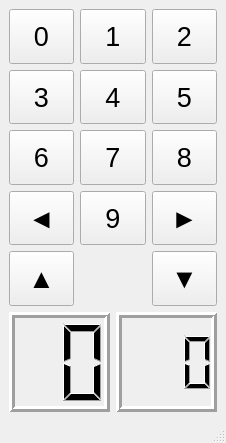
<?xml version="1.0" encoding="UTF-8"?>
<ui version="4.0">
 <class>MainWindow</class>
 <widget class="QMainWindow" name="MainWindow">
  <property name="geometry">
   <rect>
    <x>0</x>
    <y>0</y>
    <width>226</width>
    <height>443</height>
   </rect>
  </property>
  <property name="windowTitle">
   <string>MainWindow</string>
  </property>
  <widget class="QWidget" name="centralwidget">
   <layout class="QGridLayout" name="gridLayout_2">
    <item row="0" column="0">
     <layout class="QGridLayout" name="gridLayout">
      <item row="0" column="2">
       <widget class="QPushButton" name="pushButton_3">
        <property name="sizePolicy">
         <sizepolicy hsizetype="Expanding" vsizetype="Expanding">
          <horstretch>0</horstretch>
          <verstretch>0</verstretch>
         </sizepolicy>
        </property>
        <property name="minimumSize">
         <size>
          <width>50</width>
          <height>50</height>
         </size>
        </property>
        <property name="font">
         <font>
          <pointsize>20</pointsize>
         </font>
        </property>
        <property name="text">
         <string>2</string>
        </property>
       </widget>
      </item>
      <item row="3" column="0">
       <widget class="QPushButton" name="pushButton_10">
        <property name="sizePolicy">
         <sizepolicy hsizetype="Expanding" vsizetype="Expanding">
          <horstretch>0</horstretch>
          <verstretch>0</verstretch>
         </sizepolicy>
        </property>
        <property name="minimumSize">
         <size>
          <width>50</width>
          <height>50</height>
         </size>
        </property>
        <property name="font">
         <font>
          <pointsize>20</pointsize>
         </font>
        </property>
        <property name="text">
         <string>◄</string>
        </property>
       </widget>
      </item>
      <item row="1" column="0">
       <widget class="QPushButton" name="pushButton_4">
        <property name="sizePolicy">
         <sizepolicy hsizetype="Expanding" vsizetype="Expanding">
          <horstretch>0</horstretch>
          <verstretch>0</verstretch>
         </sizepolicy>
        </property>
        <property name="minimumSize">
         <size>
          <width>50</width>
          <height>50</height>
         </size>
        </property>
        <property name="font">
         <font>
          <pointsize>20</pointsize>
         </font>
        </property>
        <property name="text">
         <string>3</string>
        </property>
       </widget>
      </item>
      <item row="3" column="1">
       <widget class="QPushButton" name="pushButton_11">
        <property name="sizePolicy">
         <sizepolicy hsizetype="Expanding" vsizetype="Expanding">
          <horstretch>0</horstretch>
          <verstretch>0</verstretch>
         </sizepolicy>
        </property>
        <property name="minimumSize">
         <size>
          <width>50</width>
          <height>50</height>
         </size>
        </property>
        <property name="font">
         <font>
          <pointsize>20</pointsize>
         </font>
        </property>
        <property name="text">
         <string>9</string>
        </property>
       </widget>
      </item>
      <item row="2" column="1">
       <widget class="QPushButton" name="pushButton_8">
        <property name="sizePolicy">
         <sizepolicy hsizetype="Expanding" vsizetype="Expanding">
          <horstretch>0</horstretch>
          <verstretch>0</verstretch>
         </sizepolicy>
        </property>
        <property name="minimumSize">
         <size>
          <width>50</width>
          <height>50</height>
         </size>
        </property>
        <property name="font">
         <font>
          <pointsize>20</pointsize>
         </font>
        </property>
        <property name="text">
         <string>7</string>
        </property>
       </widget>
      </item>
      <item row="2" column="2">
       <widget class="QPushButton" name="pushButton_9">
        <property name="sizePolicy">
         <sizepolicy hsizetype="Expanding" vsizetype="Expanding">
          <horstretch>0</horstretch>
          <verstretch>0</verstretch>
         </sizepolicy>
        </property>
        <property name="minimumSize">
         <size>
          <width>50</width>
          <height>50</height>
         </size>
        </property>
        <property name="font">
         <font>
          <pointsize>20</pointsize>
         </font>
        </property>
        <property name="text">
         <string>8</string>
        </property>
       </widget>
      </item>
      <item row="2" column="0">
       <widget class="QPushButton" name="pushButton_7">
        <property name="sizePolicy">
         <sizepolicy hsizetype="Expanding" vsizetype="Expanding">
          <horstretch>0</horstretch>
          <verstretch>0</verstretch>
         </sizepolicy>
        </property>
        <property name="minimumSize">
         <size>
          <width>50</width>
          <height>50</height>
         </size>
        </property>
        <property name="font">
         <font>
          <pointsize>20</pointsize>
         </font>
        </property>
        <property name="text">
         <string>6</string>
        </property>
       </widget>
      </item>
      <item row="0" column="1">
       <widget class="QPushButton" name="pushButton_2">
        <property name="sizePolicy">
         <sizepolicy hsizetype="Expanding" vsizetype="Expanding">
          <horstretch>0</horstretch>
          <verstretch>0</verstretch>
         </sizepolicy>
        </property>
        <property name="minimumSize">
         <size>
          <width>50</width>
          <height>50</height>
         </size>
        </property>
        <property name="font">
         <font>
          <pointsize>20</pointsize>
         </font>
        </property>
        <property name="text">
         <string>1</string>
        </property>
       </widget>
      </item>
      <item row="3" column="2">
       <widget class="QPushButton" name="pushButton_12">
        <property name="sizePolicy">
         <sizepolicy hsizetype="Expanding" vsizetype="Expanding">
          <horstretch>0</horstretch>
          <verstretch>0</verstretch>
         </sizepolicy>
        </property>
        <property name="minimumSize">
         <size>
          <width>50</width>
          <height>50</height>
         </size>
        </property>
        <property name="font">
         <font>
          <pointsize>20</pointsize>
         </font>
        </property>
        <property name="text">
         <string>►</string>
        </property>
       </widget>
      </item>
      <item row="4" column="0">
       <widget class="QPushButton" name="pushButton_14">
        <property name="sizePolicy">
         <sizepolicy hsizetype="Expanding" vsizetype="Expanding">
          <horstretch>0</horstretch>
          <verstretch>0</verstretch>
         </sizepolicy>
        </property>
        <property name="minimumSize">
         <size>
          <width>50</width>
          <height>50</height>
         </size>
        </property>
        <property name="font">
         <font>
          <pointsize>20</pointsize>
         </font>
        </property>
        <property name="text">
         <string>▲</string>
        </property>
       </widget>
      </item>
      <item row="1" column="2">
       <widget class="QPushButton" name="pushButton_6">
        <property name="sizePolicy">
         <sizepolicy hsizetype="Expanding" vsizetype="Expanding">
          <horstretch>0</horstretch>
          <verstretch>0</verstretch>
         </sizepolicy>
        </property>
        <property name="minimumSize">
         <size>
          <width>50</width>
          <height>50</height>
         </size>
        </property>
        <property name="font">
         <font>
          <pointsize>20</pointsize>
         </font>
        </property>
        <property name="text">
         <string>5</string>
        </property>
       </widget>
      </item>
      <item row="4" column="2">
       <widget class="QPushButton" name="pushButton_13">
        <property name="sizePolicy">
         <sizepolicy hsizetype="Expanding" vsizetype="Expanding">
          <horstretch>0</horstretch>
          <verstretch>0</verstretch>
         </sizepolicy>
        </property>
        <property name="minimumSize">
         <size>
          <width>50</width>
          <height>50</height>
         </size>
        </property>
        <property name="font">
         <font>
          <pointsize>20</pointsize>
         </font>
        </property>
        <property name="text">
         <string>▼</string>
        </property>
       </widget>
      </item>
      <item row="0" column="0">
       <widget class="QPushButton" name="pushButton">
        <property name="sizePolicy">
         <sizepolicy hsizetype="Expanding" vsizetype="Expanding">
          <horstretch>0</horstretch>
          <verstretch>0</verstretch>
         </sizepolicy>
        </property>
        <property name="minimumSize">
         <size>
          <width>50</width>
          <height>50</height>
         </size>
        </property>
        <property name="font">
         <font>
          <pointsize>20</pointsize>
         </font>
        </property>
        <property name="text">
         <string>0</string>
        </property>
       </widget>
      </item>
      <item row="1" column="1">
       <widget class="QPushButton" name="pushButton_5">
        <property name="sizePolicy">
         <sizepolicy hsizetype="Expanding" vsizetype="Expanding">
          <horstretch>0</horstretch>
          <verstretch>0</verstretch>
         </sizepolicy>
        </property>
        <property name="minimumSize">
         <size>
          <width>50</width>
          <height>50</height>
         </size>
        </property>
        <property name="font">
         <font>
          <pointsize>20</pointsize>
         </font>
        </property>
        <property name="text">
         <string>4</string>
        </property>
       </widget>
      </item>
     </layout>
    </item>
    <item row="1" column="0">
     <layout class="QHBoxLayout" name="horizontalLayout">
      <item>
       <widget class="QLCDNumber" name="lcdNumber">
        <property name="enabled">
         <bool>true</bool>
        </property>
        <property name="minimumSize">
         <size>
          <width>100</width>
          <height>100</height>
         </size>
        </property>
        <property name="maximumSize">
         <size>
          <width>16777215</width>
          <height>100</height>
         </size>
        </property>
        <property name="font">
         <font>
          <pointsize>15</pointsize>
         </font>
        </property>
        <property name="frameShape">
         <enum>QFrame::Box</enum>
        </property>
        <property name="lineWidth">
         <number>3</number>
        </property>
        <property name="midLineWidth">
         <number>0</number>
        </property>
        <property name="digitCount">
         <number>2</number>
        </property>
        <property name="intValue" stdset="0">
         <number>0</number>
        </property>
       </widget>
      </item>
      <item>
       <widget class="QLCDNumber" name="lcdNumber_2">
        <property name="minimumSize">
         <size>
          <width>100</width>
          <height>100</height>
         </size>
        </property>
        <property name="maximumSize">
         <size>
          <width>16777215</width>
          <height>100</height>
         </size>
        </property>
        <property name="font">
         <font>
          <pointsize>15</pointsize>
         </font>
        </property>
        <property name="frameShape">
         <enum>QFrame::Box</enum>
        </property>
        <property name="lineWidth">
         <number>3</number>
        </property>
        <property name="midLineWidth">
         <number>0</number>
        </property>
        <property name="digitCount">
         <number>3</number>
        </property>
        <property name="segmentStyle">
         <enum>QLCDNumber::Filled</enum>
        </property>
        <property name="intValue" stdset="0">
         <number>0</number>
        </property>
       </widget>
      </item>
     </layout>
    </item>
   </layout>
  </widget>
  <widget class="QMenuBar" name="menubar">
   <property name="geometry">
    <rect>
     <x>0</x>
     <y>0</y>
     <width>226</width>
     <height>21</height>
    </rect>
   </property>
  </widget>
  <widget class="QStatusBar" name="statusbar"/>
 </widget>
 <resources/>
 <connections>
  <connection>
   <sender>pushButton</sender>
   <signal>clicked()</signal>
   <receiver>MainWindow</receiver>
   <slot>Clik_0()</slot>
   <hints>
    <hint type="sourcelabel">
     <x>35</x>
     <y>53</y>
    </hint>
    <hint type="destinationlabel">
     <x>74</x>
     <y>416</y>
    </hint>
   </hints>
  </connection>
  <connection>
   <sender>pushButton_2</sender>
   <signal>clicked()</signal>
   <receiver>MainWindow</receiver>
   <slot>Clik_1()</slot>
   <hints>
    <hint type="sourcelabel">
     <x>113</x>
     <y>59</y>
    </hint>
    <hint type="destinationlabel">
     <x>88</x>
     <y>254</y>
    </hint>
   </hints>
  </connection>
  <connection>
   <sender>pushButton_3</sender>
   <signal>clicked()</signal>
   <receiver>MainWindow</receiver>
   <slot>Clik_2()</slot>
   <hints>
    <hint type="sourcelabel">
     <x>164</x>
     <y>51</y>
    </hint>
    <hint type="destinationlabel">
     <x>86</x>
     <y>285</y>
    </hint>
   </hints>
  </connection>
  <connection>
   <sender>pushButton_4</sender>
   <signal>clicked()</signal>
   <receiver>MainWindow</receiver>
   <slot>Clik_3()</slot>
   <hints>
    <hint type="sourcelabel">
     <x>50</x>
     <y>122</y>
    </hint>
    <hint type="destinationlabel">
     <x>13</x>
     <y>414</y>
    </hint>
   </hints>
  </connection>
  <connection>
   <sender>pushButton_5</sender>
   <signal>clicked()</signal>
   <receiver>MainWindow</receiver>
   <slot>Clik_4()</slot>
   <hints>
    <hint type="sourcelabel">
     <x>89</x>
     <y>120</y>
    </hint>
    <hint type="destinationlabel">
     <x>38</x>
     <y>421</y>
    </hint>
   </hints>
  </connection>
  <connection>
   <sender>pushButton_6</sender>
   <signal>clicked()</signal>
   <receiver>MainWindow</receiver>
   <slot>Clik_5()</slot>
   <hints>
    <hint type="sourcelabel">
     <x>157</x>
     <y>119</y>
    </hint>
    <hint type="destinationlabel">
     <x>110</x>
     <y>260</y>
    </hint>
   </hints>
  </connection>
  <connection>
   <sender>pushButton_7</sender>
   <signal>clicked()</signal>
   <receiver>MainWindow</receiver>
   <slot>Clik_6()</slot>
   <hints>
    <hint type="sourcelabel">
     <x>60</x>
     <y>175</y>
    </hint>
    <hint type="destinationlabel">
     <x>55</x>
     <y>308</y>
    </hint>
   </hints>
  </connection>
  <connection>
   <sender>pushButton_8</sender>
   <signal>clicked()</signal>
   <receiver>MainWindow</receiver>
   <slot>Clik_7()</slot>
   <hints>
    <hint type="sourcelabel">
     <x>106</x>
     <y>168</y>
    </hint>
    <hint type="destinationlabel">
     <x>97</x>
     <y>281</y>
    </hint>
   </hints>
  </connection>
  <connection>
   <sender>pushButton_9</sender>
   <signal>clicked()</signal>
   <receiver>MainWindow</receiver>
   <slot>Clik_8()</slot>
   <hints>
    <hint type="sourcelabel">
     <x>154</x>
     <y>183</y>
    </hint>
    <hint type="destinationlabel">
     <x>148</x>
     <y>198</y>
    </hint>
   </hints>
  </connection>
  <connection>
   <sender>pushButton_11</sender>
   <signal>clicked()</signal>
   <receiver>MainWindow</receiver>
   <slot>Clik_9()</slot>
   <hints>
    <hint type="sourcelabel">
     <x>132</x>
     <y>235</y>
    </hint>
    <hint type="destinationlabel">
     <x>131</x>
     <y>255</y>
    </hint>
   </hints>
  </connection>
  <connection>
   <sender>pushButton_10</sender>
   <signal>clicked()</signal>
   <receiver>MainWindow</receiver>
   <slot>ClikLeft()</slot>
   <hints>
    <hint type="sourcelabel">
     <x>21</x>
     <y>228</y>
    </hint>
    <hint type="destinationlabel">
     <x>8</x>
     <y>254</y>
    </hint>
   </hints>
  </connection>
  <connection>
   <sender>pushButton_12</sender>
   <signal>clicked()</signal>
   <receiver>MainWindow</receiver>
   <slot>ClikRign()</slot>
   <hints>
    <hint type="sourcelabel">
     <x>204</x>
     <y>227</y>
    </hint>
    <hint type="destinationlabel">
     <x>218</x>
     <y>230</y>
    </hint>
   </hints>
  </connection>
  <connection>
   <sender>pushButton_14</sender>
   <signal>clicked()</signal>
   <receiver>MainWindow</receiver>
   <slot>ClikUp()</slot>
   <hints>
    <hint type="sourcelabel">
     <x>25</x>
     <y>274</y>
    </hint>
    <hint type="destinationlabel">
     <x>1</x>
     <y>300</y>
    </hint>
   </hints>
  </connection>
  <connection>
   <sender>pushButton_13</sender>
   <signal>clicked()</signal>
   <receiver>MainWindow</receiver>
   <slot>ClikDown()</slot>
   <hints>
    <hint type="sourcelabel">
     <x>197</x>
     <y>293</y>
    </hint>
    <hint type="destinationlabel">
     <x>137</x>
     <y>298</y>
    </hint>
   </hints>
  </connection>
 </connections>
 <slots>
  <slot>Clik_0()</slot>
  <slot>Clik_1()</slot>
  <slot>Clik_2()</slot>
  <slot>Clik_3()</slot>
  <slot>Clik_4()</slot>
  <slot>Clik_5()</slot>
  <slot>Clik_6()</slot>
  <slot>Clik_7()</slot>
  <slot>Clik_8()</slot>
  <slot>Clik_9()</slot>
  <slot>ClikLeft()</slot>
  <slot>ClikRign()</slot>
  <slot>ClikUp()</slot>
  <slot>ClikDown()</slot>
 </slots>
</ui>
